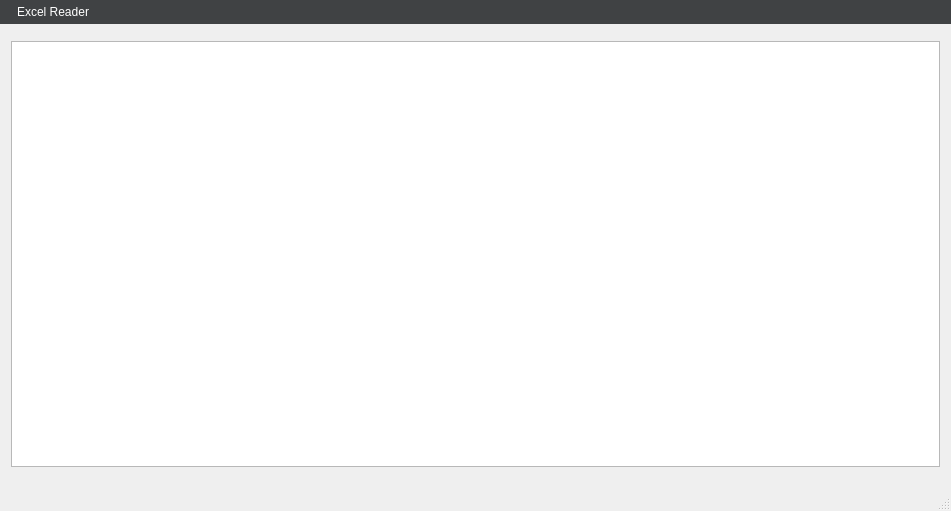
<?xml version="1.0" encoding="UTF-8"?>
<ui version="4.0">
 <class>MainWindow</class>
 <widget class="QMainWindow" name="MainWindow">
  <property name="geometry">
   <rect>
    <x>0</x>
    <y>0</y>
    <width>951</width>
    <height>511</height>
   </rect>
  </property>
  <property name="windowTitle">
   <string>MainWindow</string>
  </property>
  <property name="windowIcon">
   <iconset resource="resource.qrc">
    <normaloff>:/resources/img/excel.png</normaloff>:/resources/img/excel.png</iconset>
  </property>
  <widget class="QWidget" name="centralWidget">
   <property name="sizePolicy">
    <sizepolicy hsizetype="Preferred" vsizetype="Preferred">
     <horstretch>1</horstretch>
     <verstretch>1</verstretch>
    </sizepolicy>
   </property>
   <layout class="QVBoxLayout" name="verticalLayout_2">
    <property name="spacing">
     <number>0</number>
    </property>
    <property name="leftMargin">
     <number>0</number>
    </property>
    <property name="topMargin">
     <number>0</number>
    </property>
    <property name="rightMargin">
     <number>0</number>
    </property>
    <property name="bottomMargin">
     <number>0</number>
    </property>
    <item>
     <widget class="QWidget" name="titleWidget" native="true">
      <property name="sizePolicy">
       <sizepolicy hsizetype="Preferred" vsizetype="Fixed">
        <horstretch>0</horstretch>
        <verstretch>0</verstretch>
       </sizepolicy>
      </property>
      <property name="styleSheet">
       <string notr="true">background-color: rgb(64, 66, 68);</string>
      </property>
      <layout class="QHBoxLayout" name="titleWidgetHLayout">
       <property name="spacing">
        <number>5</number>
       </property>
       <property name="leftMargin">
        <number>5</number>
       </property>
       <property name="topMargin">
        <number>5</number>
       </property>
       <property name="bottomMargin">
        <number>5</number>
       </property>
       <item alignment="Qt::AlignLeft">
        <widget class="QLabel" name="iconLabel">
         <property name="styleSheet">
          <string notr="true">color: rgb(255, 255, 255);</string>
         </property>
         <property name="frameShape">
          <enum>QFrame::NoFrame</enum>
         </property>
         <property name="text">
          <string/>
         </property>
         <property name="pixmap">
          <pixmap resource="resource.qrc">:/resources/img/excel16.png</pixmap>
         </property>
        </widget>
       </item>
       <item>
        <widget class="QLabel" name="titleLabel">
         <property name="sizePolicy">
          <sizepolicy hsizetype="Expanding" vsizetype="Preferred">
           <horstretch>0</horstretch>
           <verstretch>0</verstretch>
          </sizepolicy>
         </property>
         <property name="styleSheet">
          <string notr="true">color: rgb(255, 255, 255);</string>
         </property>
         <property name="text">
          <string>Excel Reader</string>
         </property>
        </widget>
       </item>
       <item alignment="Qt::AlignRight">
        <widget class="QLabel" name="closeLabel">
         <property name="text">
          <string/>
         </property>
         <property name="pixmap">
          <pixmap resource="resource.qrc">:/resources/img/error16.png</pixmap>
         </property>
        </widget>
       </item>
      </layout>
     </widget>
    </item>
    <item>
     <widget class="QWidget" name="mainWidget" native="true">
      <property name="sizePolicy">
       <sizepolicy hsizetype="Preferred" vsizetype="Expanding">
        <horstretch>0</horstretch>
        <verstretch>0</verstretch>
       </sizepolicy>
      </property>
      <layout class="QVBoxLayout" name="mainWidgetVLayout">
       <property name="leftMargin">
        <number>0</number>
       </property>
       <property name="topMargin">
        <number>0</number>
       </property>
       <property name="rightMargin">
        <number>0</number>
       </property>
       <item>
        <widget class="QWidget" name="menuWidget" native="true">
         <property name="sizePolicy">
          <sizepolicy hsizetype="Preferred" vsizetype="Preferred">
           <horstretch>0</horstretch>
           <verstretch>0</verstretch>
          </sizepolicy>
         </property>
         <layout class="QVBoxLayout" name="menuWidgetVLayout">
          <property name="spacing">
           <number>0</number>
          </property>
          <property name="leftMargin">
           <number>0</number>
          </property>
          <property name="topMargin">
           <number>0</number>
          </property>
          <property name="rightMargin">
           <number>0</number>
          </property>
          <property name="bottomMargin">
           <number>0</number>
          </property>
         </layout>
        </widget>
       </item>
       <item>
        <widget class="QWidget" name="gridWidget" native="true">
         <property name="sizePolicy">
          <sizepolicy hsizetype="Preferred" vsizetype="Expanding">
           <horstretch>0</horstretch>
           <verstretch>0</verstretch>
          </sizepolicy>
         </property>
         <layout class="QGridLayout" name="gridLayout">
          <item row="0" column="0">
           <widget class="QTableView" name="excelTable"/>
          </item>
         </layout>
        </widget>
       </item>
      </layout>
     </widget>
    </item>
   </layout>
  </widget>
  <widget class="QStatusBar" name="statusBar"/>
 </widget>
 <layoutdefault spacing="6" margin="11"/>
 <resources>
  <include location="resource.qrc"/>
 </resources>
 <connections/>
</ui>
